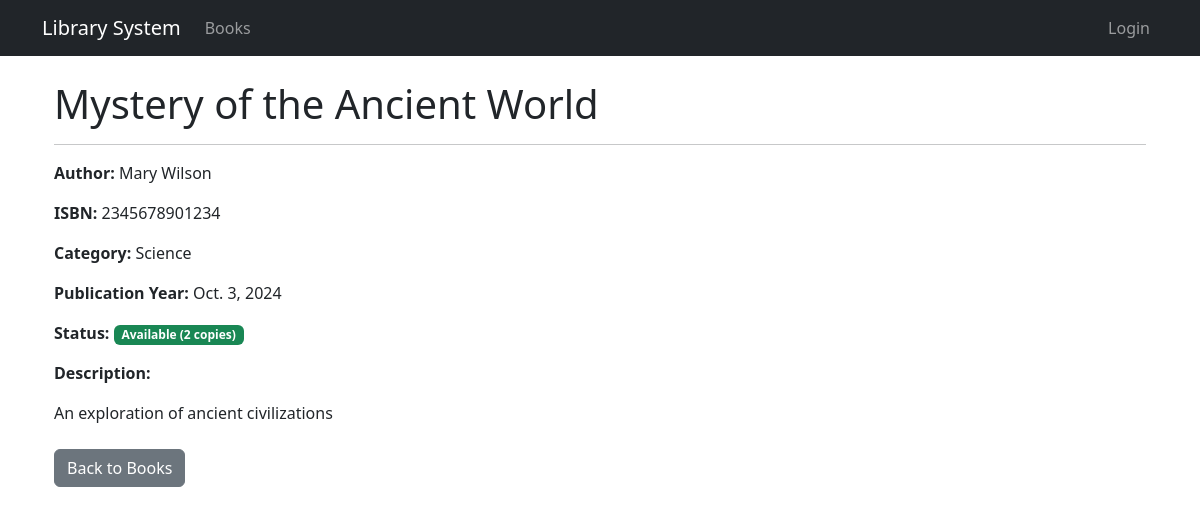
The page /books/2/ on the database its author committed.
### library/models.py (models this page shows, shortened)
class LibraryItem(models.Model):
    title = models.CharField(max_length=200)
    description = models.TextField()
    created_at = models.DateTimeField(auto_now_add=True)
    updated_at = models.DateTimeField(auto_now=True)
    is_active = models.BooleanField(default=True)

class Book(LibraryItem):
    isbn = models.CharField(max_length=13, unique=True)
    author = models.ForeignKey('Author', on_delete=models.CASCADE, related_name='books')
    publisher = models.CharField(max_length=200)
    publication_date = models.DateField()
    category = models.ForeignKey('Category', on_delete=models.CASCADE, related_name='books')
    quantity = models.IntegerField(default=1)
    available_quantity = models.IntegerField(default=1)
    location = models.CharField(max_length=50)
    cover_image = models.ImageField(upload_to='book_covers/', null=True, blank=True)

class Author(models.Model):
    name = models.CharField(max_length=200)
    email = models.EmailField(unique=True)
    phone = models.CharField(max_length=15)
    bio = models.TextField(blank=True)
    created_at = models.DateTimeField(auto_now_add=True)

class Category(models.Model):
    name = models.CharField(max_length=100, unique=True)
    description = models.TextField(blank=True)
    created_at = models.DateTimeField(auto_now_add=True)

### library/views.py (the view)
# urls.py: path('books/<int:pk>/', views.BookDetailView.as_view(), name='book_detail'),
class BookDetailView(DetailView):
    model = Book
    template_name = 'library/book_detail.html'
    context_object_name = 'book'
    def get_context_data(self, **kwargs):
        context = super().get_context_data(**kwargs)
        context['is_available'] = self.object.available_quantity > 0
        return context

### templates/library/book_detail.html (shortened to what this page needs)
{% extends 'base.html' %}
{% block content %}
<div class="container mt-4">
    <h1>{{ book.title }}</h1>
    <hr>
    <p><strong>Author:</strong> {{ book.author.name }}</p>
    <p><strong>ISBN:</strong> {{ book.isbn }}</p>
    <p><strong>Category:</strong> {{ book.category.name }}</p>
    <p><strong>Publication Year:</strong> {{ book.publication_date }}</p>
    <p><strong>Status:</strong>
        {% if not book.is_active %}
            <span class="badge bg-secondary">Inactive</span>
        {% elif book.available_quantity > 0 %}
            <span class="badge bg-success">Available ({{ book.available_quantity }} copies)</span>
        {% else %}
            <span class="badge bg-danger">Not Available</span>
        {% endif %}
    </p>
    <p><strong>Description:</strong></p>
    <p>{{ book.description|linebreaks }}</p>
    <div class="mt-4">
        <a href="{% url 'library:book_list' %}" class="btn btn-secondary">Back to Books</a>
    </div>
</div>
{% endblock %}

### rows shown on the page
LibraryItem: title "Mystery of the Ancient World", description "An exploration of ancient civilizations"
Book: author.name "Mary Wilson", isbn "2345678901234", category.name "Science", publication_date "Oct. 3, 2024", available_quantity "2"
